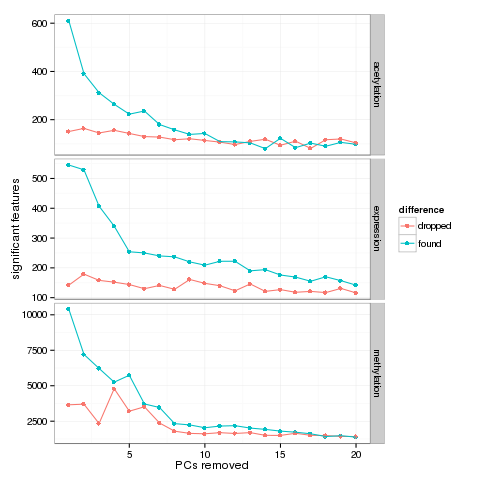

Reproduce this figure in R.
#!/usr/bin/env Rscript

# Assess the overlap between QTLs identified after PC removal.

library(data.table)
library(ggplot2)

data.types <- c("e", "ace", "me")
data.labels <- c("expression", "acetylation", "methylation")
keep.cols <- c("feature", "q.value", paste0("q.value.PC", 1:20))

files <- sprintf("../primary/%sQTL/best.tsv", data.types)
data <- lapply(files, function (x) setnames(fread(x), "q.value", "q.value.PC0"))

pc.data <- rbindlist(lapply(1:length(data.types), function (i) {
    rbindlist(lapply(1:20, function (x) {
        prev.col <- paste0("q.value.PC", x-1)
        cur.col <- paste0("q.value.PC", x)
        d <- data[[i]]
    
        f.prev <- d[which(d[[prev.col]] < 0.05), unique(feature)]
        f.cur <- d[which(d[[cur.col]] < 0.05), unique(feature)]
        data.table(pc.rm=x,
                   difference=c("found", "dropped"),
                   qtls=c(length(setdiff(f.cur, f.prev)),
                          length(setdiff(f.prev, f.cur))),
                   data.type=data.labels[i])
    }))
}))

p <- ggplot(pc.data, aes(x=pc.rm, y=qtls, color=difference)) +
     geom_point() +
     geom_line() +
     theme_bw() +
     facet_grid(data.type~., scales="free") +
     xlab("PCs removed") +
     ylab("significant features")

png("pca_overlap.png")
print(p)
dev.off()

pdf("pca_overlap.pdf")
print(p)
dev.off()
